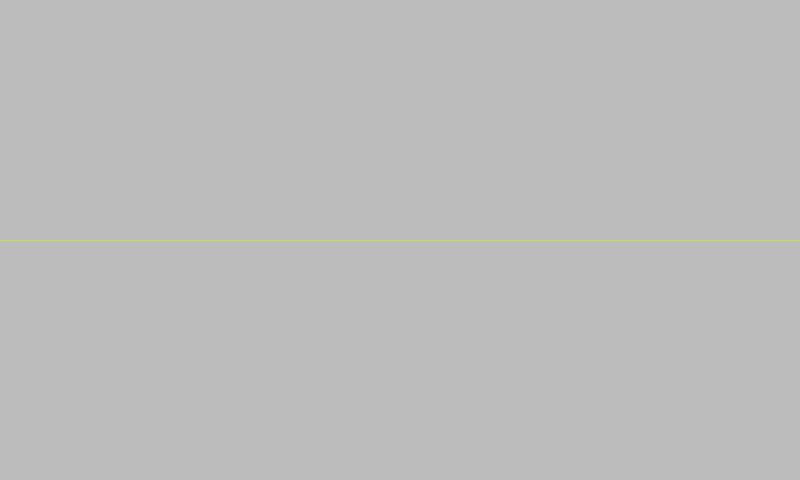
Frame 1 (no input)
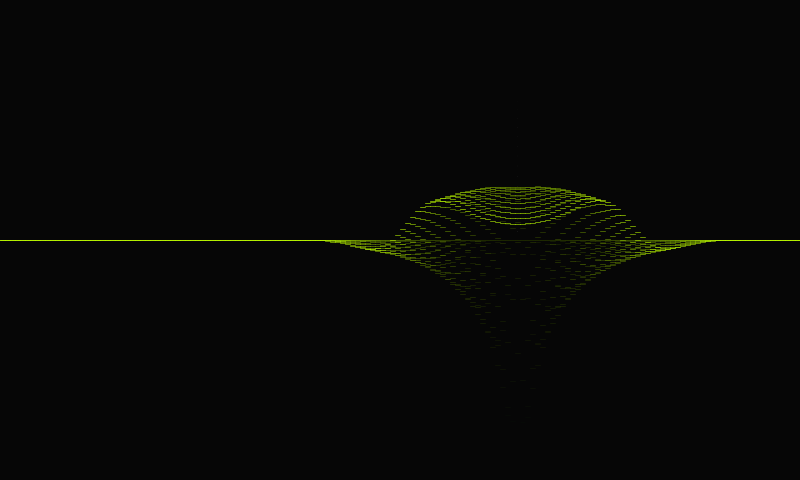
Frame 60 (the mouse pressed at the canvas centre just before this capture)
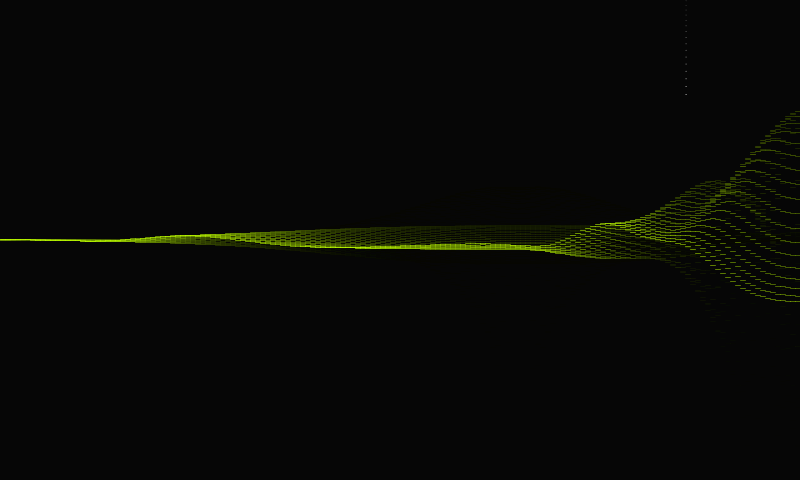
Frame 120 (the mouse held since frame 60 and released just before this capture)

The Processing sketch that drew these frames (run headless with seeded random() and noise(); from frame 60 on, the mouse is pressed at the canvas centre):

// Processing sketch: processing_156679
// ── processing_156679.pde

//Dynamic 2D Waves
/*****************
source http://gamedev.tutsplus.com/tutorials/implementation/make-a-splash-with-2d-water-effects
******************/

int numCols=160;
Water[] water=new Water[numCols];
float ten=0.025;
float damp=0.025;
float spread=0.001;
Stone stone;

void setup() {

  size(800, 480);

  for (int i=0;i<numCols;i++) {

    water[i]=new Water(i*5, 500, 240, 240, 0);
  }

  stone=new Stone(new PVector(random(width), -30));
}


void draw() {

  fill(0, 20);
  noStroke();
  rect(0, 0, 800, 480);

  stone.run();

  if (stone.pos.y>240) {
    stone.pos.y=200-random(1000);
    stone.pos.x=random(width);
    stone.vel.y=0;
    stone.alpha=255;
  } 

  for (int i=0;i<numCols;i++) {

    water[i].display();
    water[i].update(damp, ten);

    if (stone.pos.y<240 && stone.pos.y+stone.vel.y>=240) {

      water[int(stone.pos.x/5)].h=stone.vel.y*stone.vel.y*5;
      stone.alpha=0;
    }

    float[] lDeltas = new float[numCols];
    float[] rDeltas = new float[numCols];

    for (int j=0;j<8;j++) {

      for (int l=0;l<numCols;l++) {
        if (l>0) {
          lDeltas[l]=spread * ( water[l].h - water[l-1].h);
          water[l-1].spd+=lDeltas[l];
          water[l - 1].h += lDeltas[l];
        }

        if (l<numCols-1) {

          rDeltas[l] = spread * ( water[l].h -  water[l+1].h);
          water[l+1].spd += rDeltas[l];
          water[l + 1].h += rDeltas[l];
        }
      }
    }
  }
}

class Stone {

  PVector pos;
  PVector vel;
  PVector acc;
  float alpha;

  Stone(PVector p) {
    pos=p.get();
    acc =new PVector(0, 0.25);
    vel = new PVector(0, 2);
    alpha=255;
  }

  void run() {
    vel.add(acc);
    pos.add(vel);
    display();
  }

  void display() {
    noStroke();
    fill(255, alpha);
    ellipse(pos.x, pos.y, 1, 1);
  }
}

class Water {

  float x, y, h, spd, targetHeight;

  Water(float _x, float _y, float _h, float th, float s) {

    targetHeight=_h;
    h=th;
    spd=s;
    x=_x;
    y=_y;
  }

  void update(float damp, float ten) {
    float x=targetHeight-h;
    spd+=ten*x-spd*damp;
    h+=spd;
  }

  void display() {
    stroke(#BFFF00, 255-h/2);
    beginShape(LINES);
    vertex(x, h);
    vertex(x+5, h);
    endShape();
  }
}
